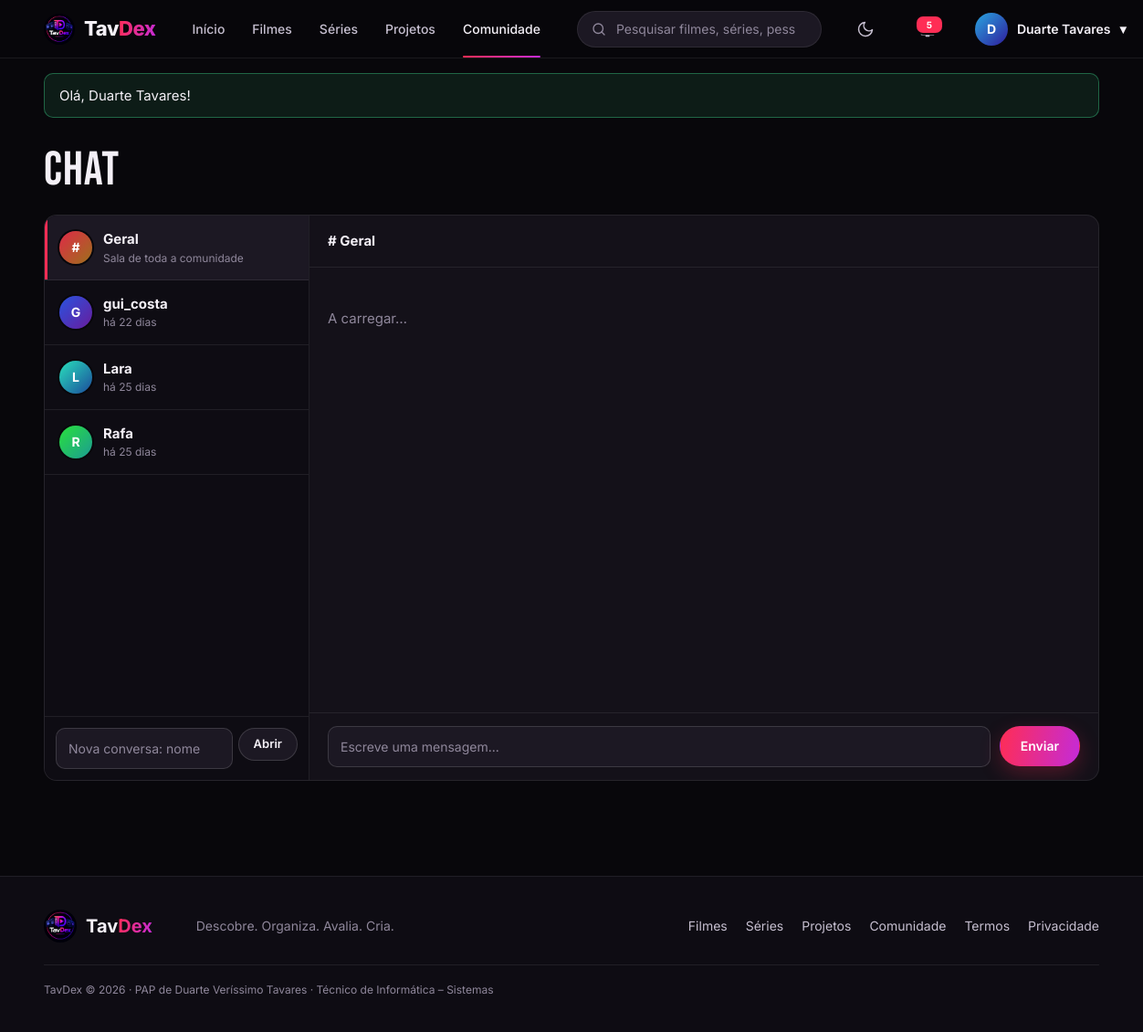
The page /chat.php (signed in) on the database its author committed.
### tables this page shows
CREATE TABLE utilizadores (
    id INT AUTO_INCREMENT PRIMARY KEY,
    nome VARCHAR(20) NOT NULL UNIQUE,                 
    nome_exibicao VARCHAR(50) NULL,                   
    email VARCHAR(120) NOT NULL UNIQUE,
    email_verificado BOOLEAN NOT NULL DEFAULT 0,      
    email_pendente VARCHAR(120) NULL,                 
    password_hash VARCHAR(255) NULL,
    google_id VARCHAR(50) NULL UNIQUE,                
    google_email VARCHAR(120) NULL,
    bio VARCHAR(160) NOT NULL DEFAULT '',
    localizacao VARCHAR(40) NOT NULL DEFAULT '',
    cor SMALLINT NOT NULL DEFAULT 330,               
    foto MEDIUMBLOB NULL,                             
    foto_versao INT NOT NULL DEFAULT 0,               
    tema_banner ENUM('colina','pipocas','claquete','pelicula','marquise') NOT NULL DEFAULT 'colina',    
    banner MEDIUMBLOB NULL,                           
    banner_versao INT NOT NULL DEFAULT 0,             
    mostrar_listas BOOLEAN NOT NULL DEFAULT 1,        
    mostrar_seguidores BOOLEAN NOT NULL DEFAULT 1,    
    papel ENUM('utilizador','admin') NOT NULL DEFAULT 'utilizador',
    bloqueado BOOLEAN NOT NULL DEFAULT 0,
    notif_email BOOLEAN NOT NULL DEFAULT 0,           
    ultimo_login DATETIME NULL,
    criado_em TIMESTAMP NOT NULL DEFAULT CURRENT_TIMESTAMP
);

### chat.php (the view, shortened to what this page needs)
<?php
require 'lib.php';
$u = exigir_login();
$com = (int)($_GET['com'] ?? 0);
$outro = $com ? linha('SELECT id, nome, cor FROM utilizadores WHERE id = ?', [$com]) : null;
$conversas = linhas('SELECT u.id, u.nome, u.cor, MAX(m.criado_em) AS ultima
                     FROM mensagens m JOIN utilizadores u ON u.id = CASE WHEN m.de_id = ? THEN m.para_id ELSE m.de_id END
                     WHERE m.para_id IS NOT NULL AND (m.de_id = ? OR m.para_id = ?)
                     GROUP BY u.id, u.nome, u.cor ORDER BY ultima DESC', [$u['id'], $u['id'], $u['id']]);
$ativo = 'Comunidade';
require 'cabecalho.php';
?>
<div class="content"><div class="left">
  <h1 class="ph">Chat</h1>
  <div class="msgx">
    <div class="convs">
      <a class="cv<?= $com ? '' : ' on' ?>" href="chat.php"><span class="av s" style="--h:350">#</span><div><b>Geral</b><small>Sala de toda a comunidade</small></div></a>
      <?php foreach ($conversas as $c): ?>
        <a class="cv<?= $com === (int)$c['id'] ? ' on' : '' ?>" href="chat.php?com=<?= $c['id'] ?>"><?= avatar($c) ?><div><b><?= e($c['nome']) ?></b><small><?= $c['ultima'] ? tempo($c['ultima']) : 'nova conversa' ?></small></div></a>
      <?php endforeach; ?>
      <form class="newc" method="get"><input name="nome" placeholder="Nova conversa: nome" required><button class="btn ghost sm">Abrir</button></form>
    </div>
    <div class="cpane" data-chat="<?= $com ?>" data-eu="<?= (int)$u['id'] ?>" data-admin="<?= e_admin() ? 1 : 0 ?>" data-csrf="<?= token_csrf() ?>">
      <div class="chh"><b><?= $outro ? link_perfil($outro) : '# Geral' ?></b></div>
      <div id="msgs"><p class="empty">A carregar…</p></div>
      <form id="chat"><input name="texto" maxlength="1000" placeholder="Escreve uma mensagem..." autocomplete="off" required><button class="btn primary">Enviar</button></form>
    </div>
  </div>
</div></div>
<?php require 'rodape.php'; ?>

### cabecalho.php (shortened to what this page needs)
<?php
$u = eu();
$ativo = $ativo ?? '';
$por_ler = $u ? (int)valor('SELECT COUNT(*) FROM notificacoes WHERE utilizador_id = ? AND lida = 0', [$u['id']]) : 0;
$menu = ['index.php' => 'Início', 'catalogo.php?tipo=filme' => 'Filmes', 'catalogo.php?tipo=serie' => 'Séries', 'projetos.php' => 'Projetos', 'comunidade.php' => 'Comunidade'];
?><!DOCTYPE html>
<html lang="pt-PT">
<head>
<link rel="stylesheet" href="style.css">
</head>
<body class="<?= e_admin() ? 'is-admin' : '' ?>">
<header class="nav">
  <a href="index.php" class="bl"><img src="logo.png" alt=""><span>Tav<em>Dex</em></span></a>
  <nav>
    <?php foreach ($menu as $url => $nome): ?>
      <a href="<?= $url ?>" class="<?= $ativo === $nome ? 'active' : '' ?>"><?= $nome ?></a>
    <?php endforeach; ?>
  </nav>
  <form class="search" action="pesquisa.php" method="get" role="search">
    <svg viewBox="0 0 24 24"><circle cx="11" cy="11" r="7"/><path d="M20 20l-4-4"/></svg>
    <input type="search" name="q" value="<?= e($_GET['q'] ?? '') ?>" placeholder="Pesquisar filmes, séries, pessoas, projetos...">
  </form>
  <button class="icone-btn tema" type="button" data-tema aria-label="Mudar entre modo escuro e claro" title="Modo escuro / claro">
    <svg class="lua" viewBox="0 0 24 24"><path d="M21 12.8A9 9 0 1111.2 3a7 7 0 009.8 9.8z"/></svg>
  </button>
  <?php if ($u): ?>
    <a class="bell" href="notificacoes.php" aria-label="Notificações"><svg viewBox="0 0 24 24"><path d="M6 17V11a6 6 0 0112 0v6l2 2H4zM10 21h4"/></svg><?php if ($por_ler): ?><i><?= $por_ler ?></i><?php endif; ?></a>
    <div class="um">
      <button class="ub" type="button"><?= avatar($u) ?><span class="nome"><?= e(nome_visivel($u)) ?></span> ▾</button>
    </div>
  <?php else: ?>
    <a class="btn ghost sm nav-btn" href="login.php?voltar=<?= urlencode($_SERVER['REQUEST_URI'] ?? 'index.php') ?>">Entrar</a>
    <a class="btn primary sm nav-btn" href="registar.php">Registar</a>
  <?php endif; ?>
</header>
<main>
<?= mostrar_avisos() ?>

### lib.php (shortened to what this page needs)
<?php
function bd(): PDO
{
    static $pdo = null;
    if ($pdo === null) {
        $dsn = getenv('TAVDEX_DSN') ?: 'mysql:host=' . BD_HOST . ';dbname=' . BD_NOME . ';charset=utf8mb4';
        try {
            $pdo = new PDO($dsn, BD_UTILIZADOR, BD_PASSWORD, [
                PDO::ATTR_ERRMODE => PDO::ERRMODE_EXCEPTION,
                PDO::ATTR_DEFAULT_FETCH_MODE => PDO::FETCH_ASSOC,
            ]);
        } catch (PDOException $e) {
            http_response_code(500);
            exit('<p style="font-family:sans-serif">Não foi possível ligar à base de dados. Confirma que o MySQL está ligado (no XAMPP ou nos Serviços do Windows), que a password em <b>config.php</b> está certa e que importaste <b>base_dados.sql</b> e <b>dados.sql</b>.</p>');
        }
    }
    return $pdo;
}
function sql(string $consulta, array $param = []): PDOStatement
{
    $st = bd()->prepare($consulta);
    $st->execute($param);
    return $st;
}
function linhas(string $consulta, array $param = []): array
{
    return sql($consulta, $param)->fetchAll();
}
function linha(string $consulta, array $param = []): ?array
{
    $r = sql($consulta, $param)->fetch();
    return $r ?: null;
}
function valor(string $consulta, array $param = [])
{
    return sql($consulta, $param)->fetchColumn();
}
function eu(): ?array
{
    static $u = false;
    if ($u === false) {
        $u = null;
        if (!empty($_SESSION['uid'])) {
            $u = linha('SELECT * FROM utilizadores WHERE id = ?', [$_SESSION['uid']]);
        }
    }
    return $u;
}
function e_admin(): bool
{
    return eu() && eu()['papel'] === 'admin';
}
function exigir_login(): array
{
    if (!eu()) {
        aviso('Inicia sessão para continuar.', 'erro');
        ir('login.php?voltar=' . urlencode($_SERVER['REQUEST_URI'] ?? 'index.php'));
    }
    return eu();
}
function e($texto): string
{
    return htmlspecialchars((string)$texto, ENT_QUOTES, 'UTF-8');
}
function token_csrf(): string
{
    return $_SESSION['csrf'];
}
function mostrar_avisos(): string
{
    $html = '';
    foreach ($_SESSION['avisos'] ?? [] as [$tipo, $texto]) {
        $html .= '<div class="flash ' . e($tipo) . '">' . e($texto) . '</div>';
    }
    return $html;
}
function tempo(?string $data): string
{
    $s = time() - strtotime($data);
    if ($s < 2592000) return 'há ' . floor($s / 86400) . ' dias';
    return date('d/m/Y', strtotime($data));
}
function extras_utilizador(string $nome): array
{
    static $mapa = null;
    if ($mapa === null) {
        $mapa = [];
        foreach (linhas('SELECT id, nome, nome_exibicao, foto_versao FROM utilizadores WHERE nome_exibicao IS NOT NULL OR foto_versao > 0') as $r) {
            $mapa[$r['nome']] = $r;
        }
    }
    return $mapa[$nome] ?? [];
}
function nome_visivel(array $u): string
{
    $exibicao = $u['nome_exibicao'] ?? (extras_utilizador($u['nome'] ?? '')['nome_exibicao'] ?? null);
    return trim((string)$exibicao) !== '' ? $exibicao : ($u['nome'] ?? '');
}
function url_foto(array $u): ?string
{
    $extra = extras_utilizador($u['nome'] ?? '');
    $versao = (int)($u['foto_versao'] ?? ($extra['foto_versao'] ?? 0));
    $id = (int)(isset($u['foto_versao']) ? $u['id'] : ($extra['id'] ?? 0));
    return $versao > 0 && $id ? 'imagem.php?u=' . $id . '&t=foto&v=' . $versao : null;
}
function avatar(array $u, string $tamanho = 's'): string
{
    $foto = url_foto($u);
    $letra = mb_strtoupper(mb_substr(nome_visivel($u), 0, 1));
    return '<span class="av ' . $tamanho . '" style="--h:' . (int)$u['cor'] . '">' . e($letra) . '</span>';
}

### rows shown on the page
utilizadores: nome_exibicao "D", nome_exibicao "Duarte Tavares"
utilizadores: $u['cor'] 226 (drawn), nome "G", nome "gui_costa", ultima "há 22 dias"
utilizadores: $u['cor'] 168 (drawn), nome "L", nome "Lara", ultima "há 25 dias"
utilizadores: $u['cor'] 126 (drawn), nome "R", nome "Rafa", ultima "há 25 dias"

### other values the page prints
$nome "Início"
$nome "Filmes"
$nome "Séries"
$nome "Projetos"
$nome "Comunidade"
$por_ler "5"
$texto "Olá, Duarte Tavares!"
